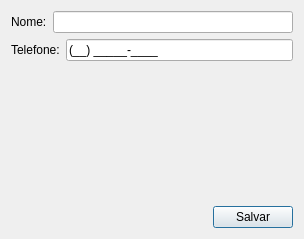
<?xml version="1.0" encoding="UTF-8"?>
<ui version="4.0">
 <class>JanelaContato</class>
 <widget class="QDialog" name="JanelaContato">
  <property name="geometry">
   <rect>
    <x>0</x>
    <y>0</y>
    <width>304</width>
    <height>239</height>
   </rect>
  </property>
  <layout class="QVBoxLayout" name="verticalLayout">
   <item>
    <layout class="QHBoxLayout" name="horizontalLayout">
     <item>
      <widget class="QLabel" name="label">
       <property name="text">
        <string>Nome:</string>
       </property>
      </widget>
     </item>
     <item>
      <widget class="QLineEdit" name="entradaNome">
       <property name="maxLength">
        <number>50</number>
       </property>
      </widget>
     </item>
    </layout>
   </item>
   <item>
    <layout class="QHBoxLayout" name="horizontalLayout_2">
     <item>
      <widget class="QLabel" name="label_2">
       <property name="text">
        <string>Telefone:</string>
       </property>
      </widget>
     </item>
     <item>
      <widget class="QLineEdit" name="entradaTelefone">
       <property name="inputMask">
        <string>(99) 99999-9999;_</string>
       </property>
       <property name="maxLength">
        <number>15</number>
       </property>
      </widget>
     </item>
    </layout>
   </item>
   <item>
    <spacer name="verticalSpacer">
     <property name="orientation">
      <enum>Qt::Vertical</enum>
     </property>
     <property name="sizeHint" stdset="0">
      <size>
       <width>20</width>
       <height>516</height>
      </size>
     </property>
    </spacer>
   </item>
   <item>
    <layout class="QHBoxLayout" name="horizontalLayout_3">
     <item>
      <spacer name="horizontalSpacer">
       <property name="orientation">
        <enum>Qt::Horizontal</enum>
       </property>
       <property name="sizeHint" stdset="0">
        <size>
         <width>40</width>
         <height>20</height>
        </size>
       </property>
      </spacer>
     </item>
     <item>
      <widget class="QPushButton" name="botaoSalvar">
       <property name="text">
        <string>Salvar</string>
       </property>
      </widget>
     </item>
    </layout>
   </item>
  </layout>
 </widget>
 <resources/>
 <connections/>
</ui>
